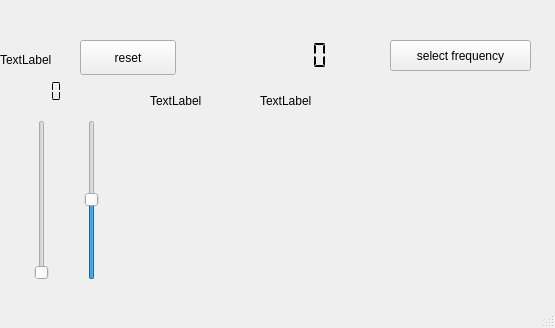
<?xml version="1.0" encoding="UTF-8"?>
<ui version="4.0">
 <class>MainWindow</class>
 <widget class="QMainWindow" name="MainWindow">
  <property name="geometry">
   <rect>
    <x>0</x>
    <y>0</y>
    <width>555</width>
    <height>328</height>
   </rect>
  </property>
  <property name="windowTitle">
   <string>hackrf transmitter</string>
  </property>
  <widget class="QWidget" name="centralwidget">
   <widget class="QPushButton" name="resetButton">
    <property name="geometry">
     <rect>
      <x>80</x>
      <y>40</y>
      <width>96</width>
      <height>35</height>
     </rect>
    </property>
    <property name="text">
     <string>reset</string>
    </property>
   </widget>
   <widget class="QSlider" name="txvgaSlider">
    <property name="geometry">
     <rect>
      <x>30</x>
      <y>120</y>
      <width>24</width>
      <height>160</height>
     </rect>
    </property>
    <property name="maximum">
     <number>62</number>
    </property>
    <property name="orientation">
     <enum>Qt::Vertical</enum>
    </property>
   </widget>
   <widget class="QwtPlot" name="inputSpectrum">
    <property name="geometry">
     <rect>
      <x>120</x>
      <y>130</y>
      <width>381</width>
      <height>151</height>
     </rect>
    </property>
   </widget>
   <widget class="QPushButton" name="freqselector">
    <property name="geometry">
     <rect>
      <x>390</x>
      <y>40</y>
      <width>141</width>
      <height>31</height>
     </rect>
    </property>
    <property name="text">
     <string>select frequency</string>
    </property>
   </widget>
   <widget class="QLabel" name="copyrightLabel">
    <property name="geometry">
     <rect>
      <x>0</x>
      <y>50</y>
      <width>67</width>
      <height>19</height>
     </rect>
    </property>
    <property name="text">
     <string>TextLabel</string>
    </property>
   </widget>
   <widget class="QLabel" name="connectName">
    <property name="geometry">
     <rect>
      <x>260</x>
      <y>90</y>
      <width>261</width>
      <height>21</height>
     </rect>
    </property>
    <property name="text">
     <string>TextLabel</string>
    </property>
   </widget>
   <widget class="QLCDNumber" name="txvga_display">
    <property name="geometry">
     <rect>
      <x>20</x>
      <y>80</y>
      <width>64</width>
      <height>23</height>
     </rect>
    </property>
    <property name="frameShape">
     <enum>QFrame::NoFrame</enum>
    </property>
    <property name="digitCount">
     <number>2</number>
    </property>
    <property name="segmentStyle">
     <enum>QLCDNumber::Flat</enum>
    </property>
   </widget>
   <widget class="QLabel" name="inputRate_Label">
    <property name="geometry">
     <rect>
      <x>150</x>
      <y>90</y>
      <width>81</width>
      <height>21</height>
     </rect>
    </property>
    <property name="text">
     <string>TextLabel</string>
    </property>
   </widget>
   <widget class="QLCDNumber" name="frequencyDisplay">
    <property name="geometry">
     <rect>
      <x>200</x>
      <y>40</y>
      <width>171</width>
      <height>31</height>
     </rect>
    </property>
    <property name="frameShape">
     <enum>QFrame::NoFrame</enum>
    </property>
    <property name="digitCount">
     <number>6</number>
    </property>
    <property name="segmentStyle">
     <enum>QLCDNumber::Flat</enum>
    </property>
   </widget>
   <widget class="QSlider" name="scopeAmplifier">
    <property name="geometry">
     <rect>
      <x>80</x>
      <y>120</y>
      <width>24</width>
      <height>160</height>
     </rect>
    </property>
    <property name="sliderPosition">
     <number>50</number>
    </property>
    <property name="orientation">
     <enum>Qt::Vertical</enum>
    </property>
   </widget>
  </widget>
  <widget class="QStatusBar" name="statusbar"/>
 </widget>
 <customwidgets>
  <customwidget>
   <class>QwtPlot</class>
   <extends>QFrame</extends>
   <header>qwt_plot.h</header>
  </customwidget>
 </customwidgets>
 <resources/>
 <connections/>
</ui>
